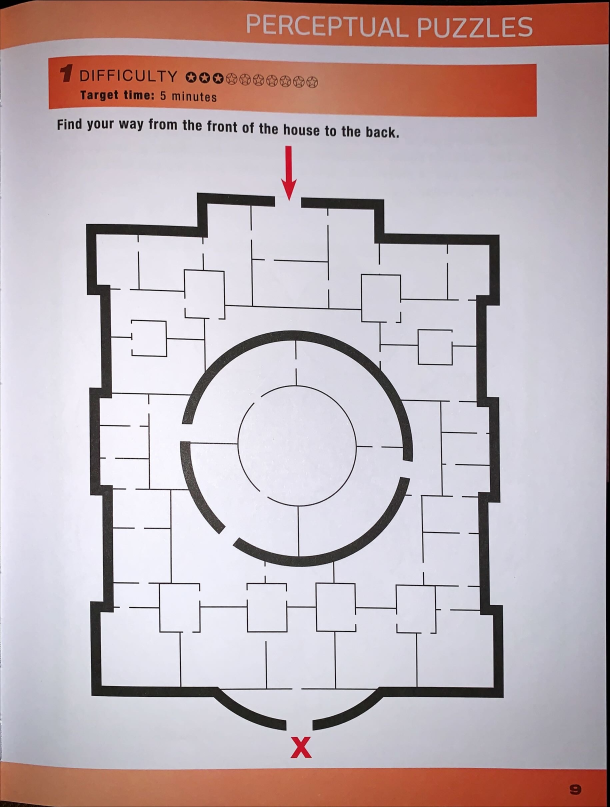
#> input picture puzzle_1/puzzle.jpeg, 1828 x 2421 px (shown at 1/3 size)
$ jupyter execute --allow-errors solver.ipynb
#> lines starting #> are read from the running program, lines starting #| are printed output that depends on the picture; after the words box and inside, x2 and y2 are one past the last pixel; in counts of white or black regions, pixels touching at a corner belong together
[cell 1]
from IPython.display import display
from PIL import Image, ImageOps, ImageDraw

inputImage = Image.open("puzzle.jpeg")
#> inputImage is the input picture: PIL image 1828x2421 RGB; mean R, G, B 193.8, 179.3, 183.7
display(inputImage)

[cell 2]
thresh = 100
fn = lambda x : 255 if x > thresh else 0
monochrome = inputImage.convert('L').point(fn, mode='1')
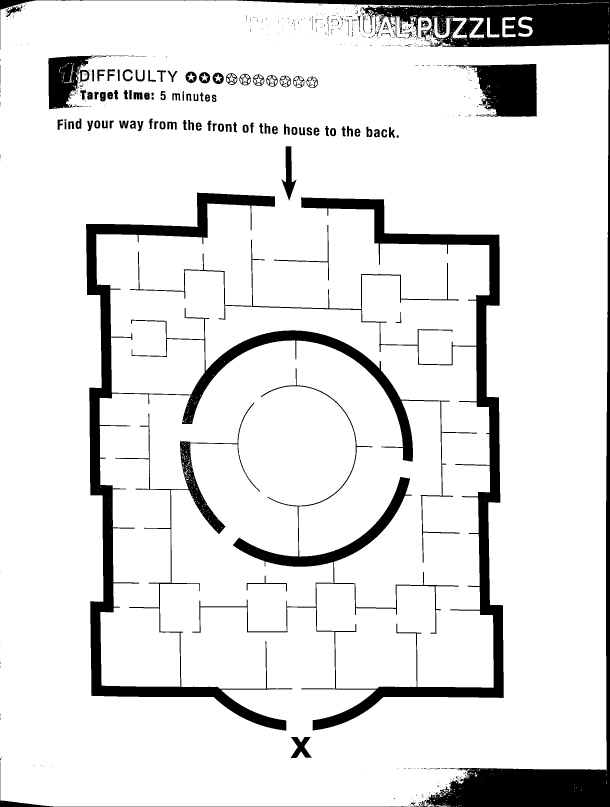
#> monochrome: PIL image 1828x2421 1 (shown at 1/3 size); 89% white; 609 black regions (480 under 20 px), largest, box (x1, y1, x2, y2) and area: (0, 0, 1828, 2421) 153714, (258, 578, 1431, 2192) 137454, (390, 592, 1511, 2192) 123307
display(monochrome)

[cell 3]
width, height = inputImage.size
#> width = 1828; height = 2421
print(width, height)
#| 1828 2421
cropped = monochrome.crop((0,600, width, height-240))
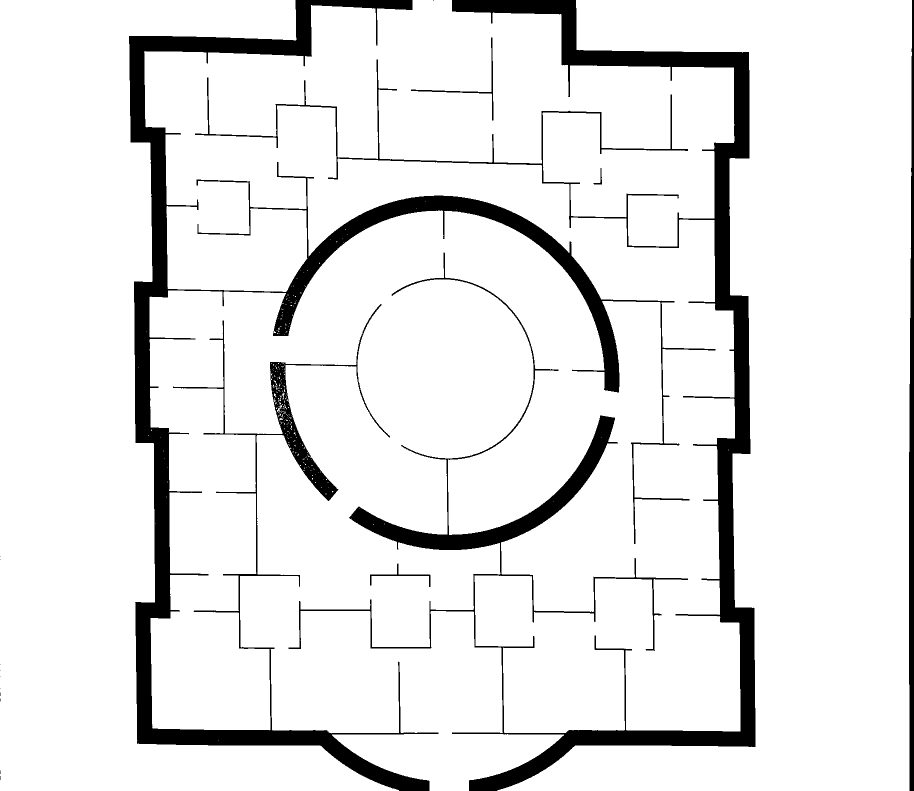
#> cropped: PIL image 1828x1581 1 (shown at 1/2 size); 90.7% white; 17 black regions (11 under 20 px), largest, box (x1, y1, x2, y2) and area: (258, 0, 1431, 1581) 133278, (390, 0, 1511, 1581) 121885, (1818, 0, 1828, 1581) 12325, (822, 75, 987, 241) 926, (740, 1127, 861, 1174) 550, (1187, 336, 1204, 369) 120
display(cropped)

[cell 4]
workingImage = cropped.convert('RGB')
workingImage = workingImage.resize((256, 256))
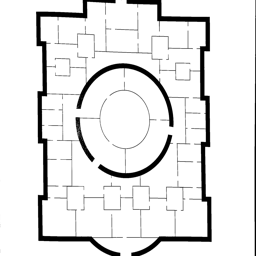
#> workingImage: PIL image 256x256 RGB; min 0, max 255, mean 231
thresh = 250
fn = lambda x : 255 if x > thresh else 0
workingImage = workingImage.convert('L').point(fn, mode='1')
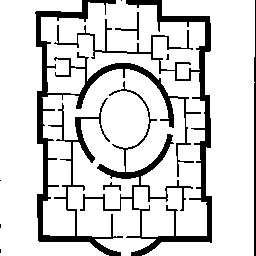
#> workingImage: PIL image 256x256 1; 84.2% white; 10 black regions (5 under 20 px), largest, box (x1, y1, x2, y2) and area: (35, 0, 201, 256) 4856, (54, 0, 212, 256) 4846, (254, 0, 256, 256) 454, (115, 12, 139, 40) 100, (103, 182, 121, 191) 54
display(workingImage)

[cell 5]
# Dead code used to play start and end coordinates

# #Label finish line with pure red, starting with pure green
# workingImage = workingImage.convert('RGB')
# draw = ImageDraw.Draw(workingImage)

# width, height = workingImage.size

# #draw.line(((width/2-100, 20), (width/2, 20)), fill=(255, 0, 0), width= 10)
# draw.point((width/2, 20), fill=(255, 0, 0))
# print((width/2, 20))
# #start = (864, 20)
# #draw.line(((width/2-60, height-20), (width/2+30, height-20)), fill=(0, 255, 0), width= 10)
# draw.point((width/2, height-10), fill=(255, 0, 0))
# print((width/2, height-10))
# #end = (894, 1561)

# display(workingImage)

[cell 6]
import numpy as np

invertedMap = np.asarray(workingImage)

[cell 7]
from pathfinding.core.diagonal_movement import DiagonalMovement
from pathfinding.core.grid import Grid
from pathfinding.finder.a_star import AStarFinder

[cell 8]
matrix = invertedMap
#> (the rest of this cell did not finish here and is left out)

[cell 9]
outputImage = workingImage.convert('RGB')
draw = ImageDraw.Draw(outputImage)
#> (the rest of this cell did not finish here and is left out)
